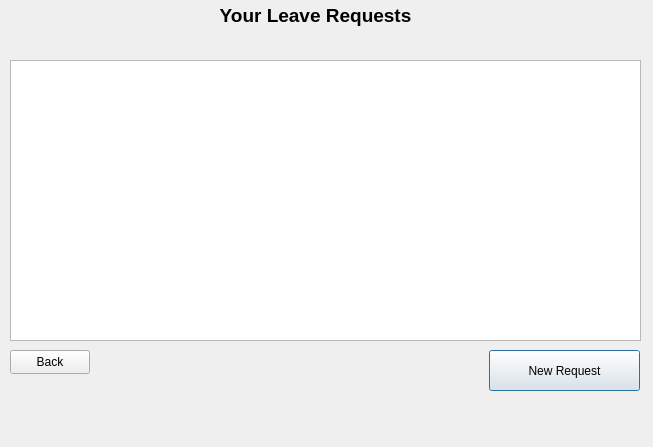
<?xml version="1.0" encoding="UTF-8"?>
<ui version="4.0">
 <class>Dialog</class>
 <widget class="QDialog" name="Dialog">
  <property name="geometry">
   <rect>
    <x>0</x>
    <y>0</y>
    <width>653</width>
    <height>447</height>
   </rect>
  </property>
  <property name="windowTitle">
   <string>Dialog</string>
  </property>
  <widget class="QLabel" name="label">
   <property name="geometry">
    <rect>
     <x>210</x>
     <y>0</y>
     <width>211</width>
     <height>31</height>
    </rect>
   </property>
   <property name="text">
    <string>&lt;html&gt;&lt;head/&gt;&lt;body&gt;&lt;p align=&quot;center&quot;&gt;&lt;span style=&quot; font-size:14pt; font-weight:700;&quot;&gt;Your Leave Requests&lt;/span&gt;&lt;/p&gt;&lt;/body&gt;&lt;/html&gt;</string>
   </property>
  </widget>
  <widget class="QTableWidget" name="requestsTable">
   <property name="geometry">
    <rect>
     <x>10</x>
     <y>60</y>
     <width>631</width>
     <height>281</height>
    </rect>
   </property>
  </widget>
  <widget class="QPushButton" name="newReqButton">
   <property name="geometry">
    <rect>
     <x>489</x>
     <y>350</y>
     <width>151</width>
     <height>41</height>
    </rect>
   </property>
   <property name="text">
    <string>New Request</string>
   </property>
  </widget>
  <widget class="QPushButton" name="backButton">
   <property name="geometry">
    <rect>
     <x>10</x>
     <y>350</y>
     <width>80</width>
     <height>24</height>
    </rect>
   </property>
   <property name="text">
    <string>Back</string>
   </property>
  </widget>
 </widget>
 <resources/>
 <connections/>
</ui>
